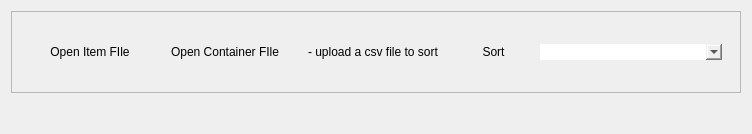
                     <widget class="QWidget" name="sorting">
                      <layout class="QVBoxLayout" name="verticalLayout_20">
                       <item>
                        <widget class="QFrame" name="frame_6">
                         <property name="frameShape">
                          <enum>QFrame::Shape::StyledPanel</enum>
                         </property>
                         <property name="frameShadow">
                          <enum>QFrame::Shadow::Raised</enum>
                         </property>
                         <layout class="QHBoxLayout" name="horizontalLayout_14">
                          <item>
                           <widget class="QFrame" name="header">
                            <property name="styleSheet">
                             <string notr="true">border:None;</string>
                            </property>
                            <property name="frameShape">
                             <enum>QFrame::Shape::StyledPanel</enum>
                            </property>
                            <property name="frameShadow">
                             <enum>QFrame::Shadow::Raised</enum>
                            </property>
                            <layout class="QHBoxLayout" name="horizontalLayout_13">
                             <item alignment="Qt::AlignmentFlag::AlignLeft">
                              <widget class="QFrame" name="frame_8">
                               <property name="frameShape">
                                <enum>QFrame::Shape::StyledPanel</enum>
                               </property>
                               <property name="frameShadow">
                                <enum>QFrame::Shadow::Raised</enum>
                               </property>
                               <layout class="QHBoxLayout" name="horizontalLayout_15">
                                <property name="spacing">
                                 <number>1</number>
                                </property>
                                <property name="leftMargin">
                                 <number>0</number>
                                </property>
                                <property name="topMargin">
                                 <number>0</number>
                                </property>
                                <property name="rightMargin">
                                 <number>0</number>
                                </property>
                                <property name="bottomMargin">
                                 <number>0</number>
                                </property>
                                <item>
                                 <widget class="QPushButton" name="file_dropper_item">
                                  <property name="styleSheet">
                                   <string notr="true">padding: 6px 20px;
font: bold 9pt &quot;Segoe UI&quot;;</string>
                                  </property>
                                  <property name="text">
                                   <string>Open Item FIle</string>
                                  </property>
                                  <property name="icon">
                                   <iconset resource="resources.qrc">
                                    <normaloff>:/icons/images/icons/cil-folder-open.png</normaloff>:/icons/images/icons/cil-folder-open.png</iconset>
                                  </property>
                                 </widget>
                                </item>
                                <item>
                                 <widget class="QPushButton" name="file_dropper_cont">
                                  <property name="styleSheet">
                                   <string notr="true">padding: 6px 20px;
font: bold 9pt &quot;Segoe UI&quot;;</string>
                                  </property>
                                  <property name="text">
                                   <string>Open Container FIle</string>
                                  </property>
                                 </widget>
                                </item>
                                <item>
                                 <widget class="QLabel" name="sortingpath_label">
                                  <property name="styleSheet">
                                   <string notr="true">padding: 5px;
font: 9pt &quot;Segoe UI&quot;;
</string>
                                  </property>
                                  <property name="text">
                                   <string>- upload a csv file to sort</string>
                                  </property>
                                 </widget>
                                </item>
                               </layout>
                              </widget>
                             </item>
                             <item alignment="Qt::AlignmentFlag::AlignRight">
                              <widget class="QFrame" name="frame_9">
                               <property name="frameShape">
                                <enum>QFrame::Shape::StyledPanel</enum>
                               </property>
                               <property name="frameShadow">
                                <enum>QFrame::Shadow::Raised</enum>
                               </property>
                               <layout class="QHBoxLayout" name="horizontalLayout_16">
                                <item>
                                 <widget class="QPushButton" name="btn_sorting_sort">
                                  <property name="sizePolicy">
                                   <sizepolicy hsizetype="Fixed" vsizetype="Fixed">
                                    <horstretch>0</horstretch>
                                    <verstretch>0</verstretch>
                                   </sizepolicy>
                                  </property>
                                  <property name="styleSheet">
                                   <string notr="true">padding: 6px 20px;
font: bold 9pt &quot;Segoe UI&quot;;</string>
                                  </property>
                                  <property name="text">
                                   <string>Sort</string>
                                  </property>
                                  <property name="icon">
                                   <iconset resource="resources.qrc">
                                    <normaloff>:/icons/images/icons/cil-media-play.png</normaloff>:/icons/images/icons/cil-media-play.png</iconset>
                                  </property>
                                 </widget>
                                </item>
                               </layout>
                              </widget>
                             </item>
                             <item>
                              <widget class="QComboBox" name="sorting_cont_comboBox">
                               <property name="placeholderText">
                                <string>Select a container after sorting</string>
                               </property>
                              </widget>
                             </item>
                            </layout>
                           </widget>
                          </item>
                         </layout>
                        </widget>
                       </item>
                       <item>
                        <widget class="QFrame" name="sort_frame">
                         <property name="sizePolicy">
                          <sizepolicy hsizetype="Preferred" vsizetype="Expanding">
                           <horstretch>0</horstretch>
                           <verstretch>0</verstretch>
                          </sizepolicy>
                         </property>
                         <property name="styleSheet">
                          <string notr="true">border:None;</string>
                         </property>
                         <property name="frameShape">
                          <enum>QFrame::Shape::StyledPanel</enum>
                         </property>
                         <property name="frameShadow">
                          <enum>QFrame::Shadow::Raised</enum>
                         </property>
                         <layout class="QGridLayout" name="gridLayout_3">
                          <item row="0" column="0">
                           <widget class="QWidget" name="sort_visualiser" native="true"/>
                          </item>
                         </layout>
                        </widget>
                       </item>
                       <item>
                        <widget class="QFrame" name="footer">
                         <property name="frameShape">
                          <enum>QFrame::Shape::StyledPanel</enum>
                         </property>
                         <property name="frameShadow">
                          <enum>QFrame::Shadow::Raised</enum>
                         </property>
                        </widget>
                       </item>
                      </layout>
                     </widget>
